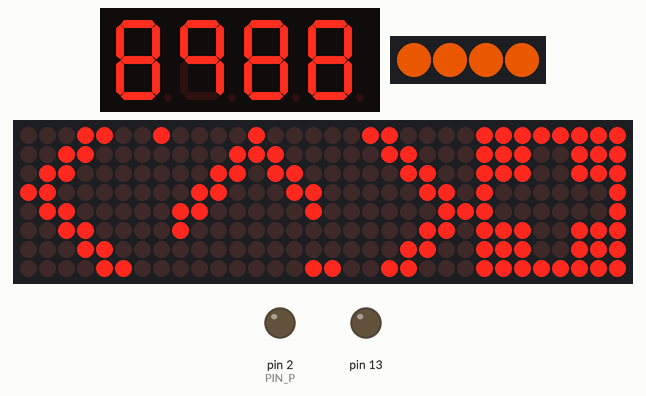
Bench run of a program on a simulated Arduino Nano, built with avr-gcc and run on an emulated ATmega328P. Shown: 4-digit seven-segment display, 4 RGB LEDs in strip order, left to right, 32×8 LED matrix, output pins drawn as LEDs (lit = HIGH). Wiring (inferred from the names in the program): 4-digit 7-segment display, segments lit when LOW: segments pin 5, pin 15, pin 3, pin 0, pin 1, pin 16, pin 8; digit selects pin 4, pin 6, pin 7, pin 19. Dim RGB values are drawn brighter than linear; random numbers use the default seed unless the program sets one; the segment pins are drawn as the display they are named for; pins used as bus, display or sensor lines are not drawn.

Above: at 1.32 s.
At 5.97 s:
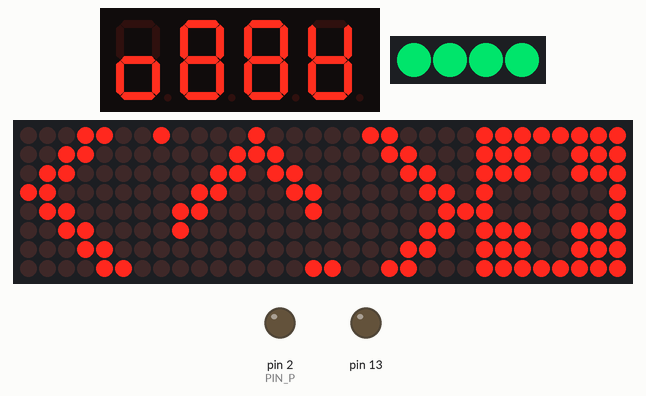
At 10.92 s:
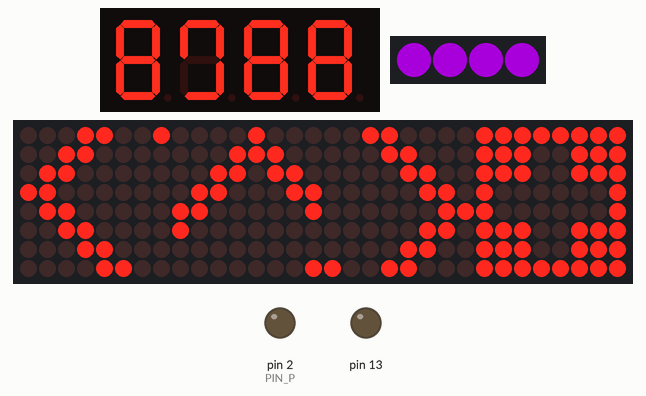
At 20.0 s:
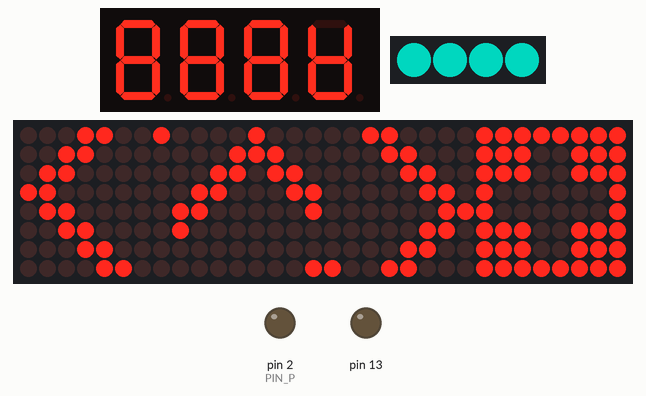
At 29.87 s:
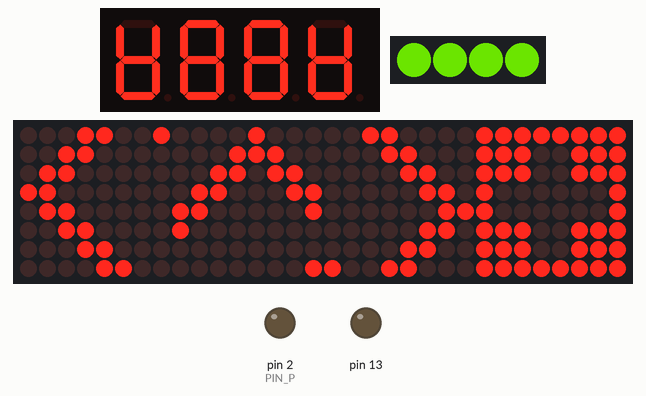
At 39.63 s:
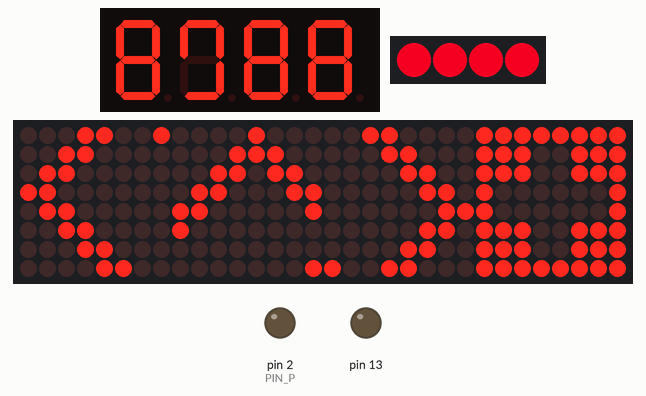
Timing chart, 0 to 40.0 s (numbered marks = the images above):
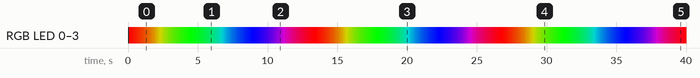

The program:

main.cpp
```cpp
/*
 * Adrien Fauconnet - 2018
 * Segment display experiments
 * ------
 * Define _3461AS_ or _5011BS_
 * Include segment.h
 * call setupDisplay() in setup()
 * ------
 */

#define _3461AS_ // 4 digit
// #define _5011BS_ // 1 digit

#include "Arduino.h"
#include "dotmatrix.h"
#include "segment.h"          // segment display
#include "neo.h"              // neopixel
#include "robot.h"            // robot graphics

void setup(){
  setupDisplay(0);
  setupPixels(255);
  setupDots();

  randomMouth();
  randomEyes();
  colorSpeed = 50;
}

void loop(){
  matrix(0, IMAGES[0]);
  matrix(1, IMAGES[1]);
  matrix(2, IMAGES[2]);
  matrix(3, IMAGES[3]);


  if (millis()-now3 >= colorSpeed){
    rainbow();
    now3 = millis();
  }

  if (millis()-now1 >= t1){
    drawEyes();
    body = (body + 1 == 2 ? 0: body + 1);
  }

  if (millis()-now2 >= t2){
    drawMouth();
  }

  delay(1);
}
```

characters.h
```cpp
#define CH_A 119
#define CH_C 57
#define CH_B 124
#define CH_E 121
#define CH_D 94
#define CH_G 111
#define CH_F 113
#define CH_I 48
#define CH_H 118
#define CH_K 118
#define CH_J 14
#define CH_M 21
#define CH_L 56
#define CH_O 63
#define CH_N 84
#define CH_Q 103
#define CH_P 115
#define CH_S 109
#define CH_R 80
#define CH_U 62
#define CH_T 120
#define CH_W 42
#define CH_V 28
#define CH_Y 110
#define CH_X 118
#define CH_Z 91
#define CH_1 6
#define CH_0 63
#define CH_3 79
#define CH_2 91
#define CH_5 109
#define CH_4 102
#define CH_7 7
#define CH_6 125
#define CH_9 111
#define CH_8 127
#define SEG_A 1
#define SEG_C 4
#define SEG_B 2
#define SEG_E 16
#define SEG_D 8
#define SEG_G 64
#define SEG_F 32
#define SEG_DOT 128
```

devices.h
```cpp
/*
 * Adrien Fauconnet - 2018
 * Segment display experiments
 * ------
 * Display pinouts & configuration
 */

// 4 digit 7 segement + dot common cathode
#ifdef _3461AS_
#define COMMON_CATHODE
#define N_DIGIT 4
#define N_SEG 8

#define PIN_A 5
#define PIN_B 15
#define PIN_C 3
#define PIN_D 0
#define PIN_E 1
#define PIN_F 16
#define PIN_G 8
#define PIN_P 2
#define COM_1 4
#define COM_2 6
#define COM_3 7
#define COM_4 19
const uint8_t segments[] = {PIN_A, PIN_B, PIN_C, PIN_D, PIN_E, PIN_F, PIN_G, PIN_P};
const uint8_t digits[] = {COM_1, COM_2, COM_3, COM_4};
uint8_t values[] = {0, 0, 0, 0};

#endif

// 1 digit 7 segment + dot common anode
#ifdef _5011BS_
#define COMMON_ANODE
#define N_DIGIT 1
#define N_SEG 8

#define COM 17
#define PIN_A 16
#define PIN_B 8
#define PIN_C 0
#define PIN_D 3
#define PIN_E 4
#define PIN_F 5
#define PIN_G 15
#define PIN_P 1
const uint8_t segments[] = {PIN_A, PIN_B, PIN_C, PIN_D, PIN_E, PIN_F, PIN_G, PIN_P};
const uint8_t digits[] = {COM};
uint8_t values[] = {0};

#endif
```

dotmatrix.h
```cpp
#include "LedControl.h" // dot matrix controller

#define DOT_DATA 9
#define DOT_CLK 12
#define DOT_CS 10
#define DOT_N 4

LedControl dot=LedControl(DOT_DATA,DOT_CLK,DOT_CS,DOT_N);

void setupDots(){
  for(int address=0;address<DOT_N;address++) {
    /*The MAX72XX is in power-saving mode on startup*/
    dot.shutdown(address,false);
    /* Set the brightness to a medium values */
    dot.setIntensity(address,8);
    /* and clear the display */
    dot.clearDisplay(address);
  }
}

void matrix(uint8_t address, byte image[]){
  for(uint8_t i=0; i<8; i++){
      dot.setRow(address, i, image[i]);
  }
}

void matrix(uint8_t address, uint64_t image){
  for(uint8_t i=0; i<8; i++){
    byte row = (image >> i * 8) & 0xFF;
    dot.setRow(address, i, row);
  }
}
```

neo.h
```cpp
#include "Adafruit_NeoPixel.h"
#define NEO_PIN 11
#define DEFAULT_PIXEL_MODE 0

Adafruit_NeoPixel strip = Adafruit_NeoPixel(4, NEO_PIN, NEO_GRB + NEO_KHZ800);
uint8_t rainbowCount = 0;
uint8_t pixelMode = 1;

void setupPixels(uint8_t brightness){
  strip.begin(); // initialize the neopixels
  strip.show(); // Initialize all pixels to 'off'
  strip.setBrightness(brightness);
}

// Input a value 0 to 255 to get a color value.
// The colours are a transition r - g - b - back to r.
uint32_t Wheel(byte WheelPos) {
  WheelPos = 255 - WheelPos;
  if(WheelPos < 85) {
    return strip.Color(255 - WheelPos * 3, 0, WheelPos * 3);
  }
  if(WheelPos < 170) {
    WheelPos -= 85;
    return strip.Color(0, WheelPos * 3, 255 - WheelPos * 3);
  }
  WheelPos -= 170;
  return strip.Color(WheelPos * 3, 255 - WheelPos * 3, 0);
}


void rainbow(){
  switch (pixelMode){
    case 0:
      for(uint8_t i=0; i<strip.numPixels(); i++) {
        strip.setPixelColor(i, Wheel(((i * 256 / strip.numPixels()) + rainbowCount) & 255));
      }
    break;

    case 1:
      for(uint8_t i=0; i<strip.numPixels(); i++) {
        strip.setPixelColor(i, Wheel(rainbowCount));
      }
    break;

    default:
      pixelMode = DEFAULT_PIXEL_MODE;
    break;
  }

  strip.show();
  rainbowCount++;
}
```

robot.h
```cpp
#define N_EYES 4
#define N_MOUTH 4

uint8_t e1, e2, m, colorSpeed;
uint8_t body = 0;
uint16_t t1, t2;
long now1, now2, now3;

// Segment Eyes
uint8_t eyes[N_EYES] = {
  SEG_A+SEG_B+SEG_G+SEG_F,
  SEG_A+SEG_B+SEG_G+SEG_F,
  SEG_G,
  SEG_A};

// Segment mouths
uint8_t mouths[N_MOUTH][2] ={
  {SEG_D, SEG_D},
  {SEG_D+SEG_E+SEG_G, SEG_D+SEG_C+SEG_G},
  {SEG_E+SEG_D, SEG_C+SEG_D},
  {SEG_E+SEG_G, SEG_C+SEG_G}
};

void randomEyes(){
  e1 = random() % N_EYES;
  e2 = random() % N_EYES;
  t1 = (random() % 600) + 600; // eyes drawing delay
}

void randomMouth(){
  m = random() % N_MOUTH;
  t2 = (random() % 600) + 100; // mouth drawing delay
}

void drawEyes(){
  setDigit(0, eyes[e1]);
  setDigit(3, eyes[e2]);
  randomEyes();
  now1 = millis();
}

void drawMouth(){
  setDigit(1, mouths[m][0]);
  setDigit(2, mouths[m][1]);
  randomMouth();
  now2 = millis();
}

// Dot Matrix images
uint64_t BODY[] = {0x734644f8f8444673, 0xc04047f8f84740c0};
uint64_t HEART[] = {0x00387c3e3e7c3800, 0x0038442222443800};
uint64_t HEART2[] = {0xffc783c1c183c7ff, 0xffc7bbddddbbc7ff};
uint64_t IMAGES[] = {0xffe7e78181e7e7ff, 0x980c0603060c1830, 0x010080c163361c08, 0x0c183060c0603019};
```

segment.h
```cpp
#include "characters.h"
#include "devices.h"

uint8_t j, k = 0;
uint8_t brightness = 0;

void setDigit(int digit, int value){
  noInterrupts(); // stop interrupts in order to update value
  values[digit] = value;
  interrupts();
}

void setDisplay(int value[]){
  for (uint8_t i=0; i<N_DIGIT; i++){
    setDigit(i, value[i]);
  }
}

void setDisplayU(int v){
  for (uint8_t i=0; i<N_DIGIT; i++){
    setDigit(i, v);
  }
}

void setupDisplay(uint8_t b){
    // Setup Timer2 to update segment display
    noInterrupts();           // disable all interrupts
    TCCR2A = 0;
    TCCR2B = 0;
    TCNT2  = 0;
    OCR2A = 12;
    TCCR2B |= (1 << WGM22);   // CTC mode
    TCCR2B |= (1 << CS21);    // prescaler
    TIMSK2 |= (1 << OCIE2A);  // enable timer compare interrupt
    interrupts();             // enable all interrupts

    for(uint8_t i=0; i<N_SEG; i++){
      pinMode(segments[i], OUTPUT);
    }
    for(uint8_t i=0; i<N_DIGIT; i++){
      pinMode(digits[i], OUTPUT);
    }
    setDisplayU(0);
    brightness = b;

    pinMode(13, OUTPUT);
}

// Each time the timer interrupts, we update the next digit
ISR (TIMER2_COMPA_vect) {
  // turn of all segments before changing digit - this is to avoid bleed between digits
  if (N_DIGIT > 1){
    for(uint8_t i=0; i<N_SEG; i++){
      #ifdef COMMON_CATHODE
      digitalWrite(segments[i], 0);
      #else
      digitalWrite(segments[i], 1);
      #endif
    }
  }

  if(k == 0){
    // turn on target digit, turn off all others
    for(uint8_t i=0; i<N_DIGIT; i++){
      #ifdef COMMON_CATHODE
      digitalWrite(digits[i], j != i);
      #else
      digitalWrite(digits[i], j == i);
      #endif
    }

    // set segments
    for(uint8_t i=0; i<N_SEG; i++){
      #ifdef COMMON_CATHODE
      digitalWrite(segments[i], values[j] & (1 << i));
      #else
      digitalWrite(segments[i], (values[j] ^ 255) & (1 << i));
      #endif
    }

    // increment digit index
    j += 1;
    j %= N_DIGIT;

    if(j==0){
      k += 1;
      k %= brightness+1;
    }
  } else {
    k += 1;
    k %= brightness+1;
  }
}
```
